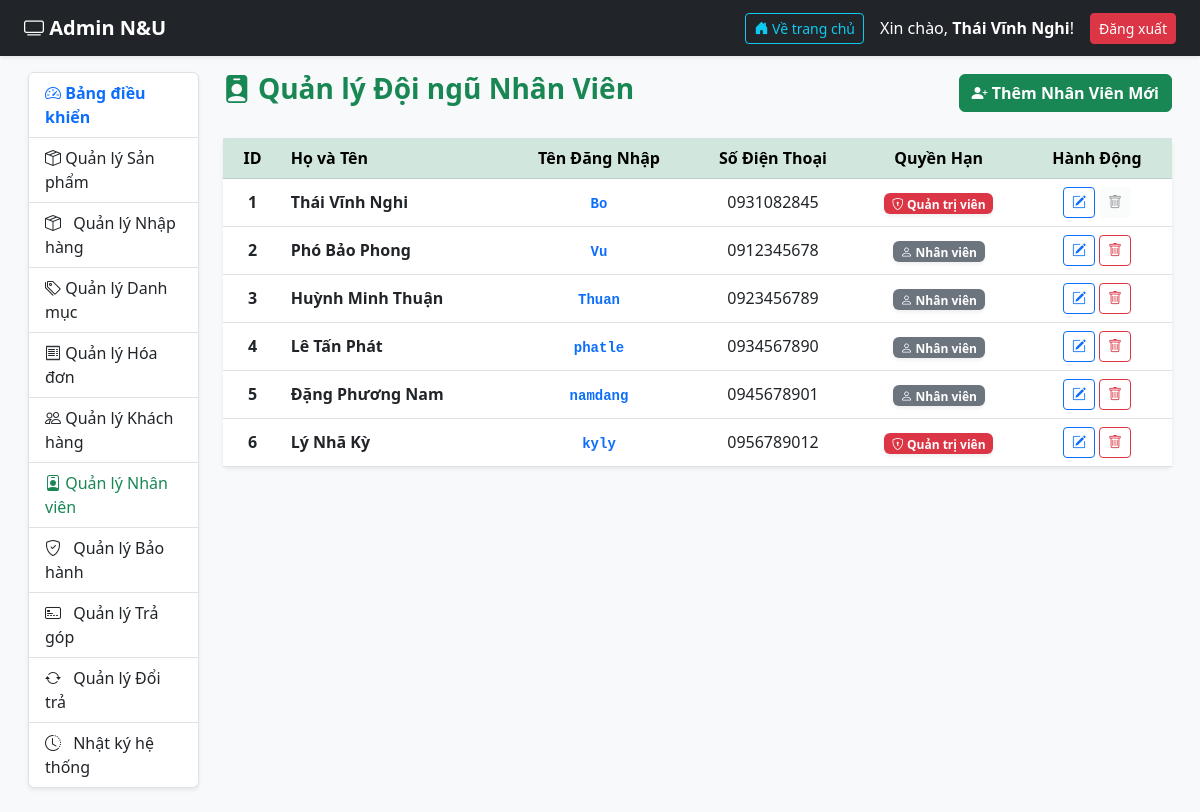
Screenshot of /admin/nhan_vien.php (signed in) with the database file from the repository.
### tables this page shows
CREATE TABLE `nhanvien` (
  `ID` int(11) NOT NULL,
  `HoVaTen` varchar(255) DEFAULT NULL,
  `DienThoai` varchar(20) DEFAULT NULL,
  `DiaChi` varchar(255) DEFAULT NULL,
  `TenDangNhap` varchar(50) DEFAULT NULL,
  `MatKhau` varchar(50) DEFAULT NULL,
  `QuyenHan` int(11) DEFAULT NULL
);

### admin/nhan_vien.php (the view, shortened to what this page needs)
<?php
require_once '../connect.php';
$sql = "SELECT * FROM nhanvien ORDER BY ID ASC";
$result = $conn->query($sql);
require_once 'header.php';
require_once 'sidebar.php';
?>
<div class="col-md-9 col-lg-10 mb-5">
    <div class="d-flex justify-content-between align-items-center mb-4">
        <h3 class="text-success fw-bold"><i class="bi bi-person-badge-fill"></i> Quản lý Đội ngũ Nhân Viên</h3>
        <a href="nhan_vien_them.php" class="btn btn-success fw-bold">
            <i class="bi bi-person-plus-fill"></i> Thêm Nhân Viên Mới
        </a>
    </div>
    <div class="card shadow-sm border-0">
        <div class="card-body p-0">
            <div class="table-responsive">
                <table class="table table-hover align-middle text-center mb-0">
                    <thead class="table-success">
                        <tr>
                            <th width="60">ID</th>
                            <th class="text-start">Họ và Tên</th>
                            <th>Tên Đăng Nhập</th>
                            <th>Số Điện Thoại</th>
                            <th>Quyền Hạn</th>
                            <th width="150">Hành Động</th>
                        </tr>
                    </thead>
                    <tbody>
                        <?php if ($result->num_rows > 0): ?>
                            <?php while ($row = $result->fetch_assoc()): ?>
                                <?php
                                    $quyenBadge = ($row['QuyenHan'] == 1)
                                        ? '<span class="badge bg-danger shadow-sm"><i class="bi bi-shield-lock"></i> Quản trị viên</span>'
                                        : '<span class="badge bg-secondary shadow-sm"><i class="bi bi-person"></i> Nhân viên</span>';
                                ?>
                                <tr>
                                    <td class="fw-bold"><?php echo $row['ID']; ?></td>
                                    <td class="text-start fw-bold text-dark"><?php echo htmlspecialchars($row['HoVaTen']); ?></td>
                                    <td><code class="text-primary fw-bold"><?php echo htmlspecialchars($row['TenDangNhap']); ?></code></td>
                                    <td><?php echo htmlspecialchars($row['DienThoai']); ?></td>
                                    <td><?php echo $quyenBadge; ?></td>
                                    <td>
                                        <a href="nhan_vien_sua.php?id=<?php echo $row['ID']; ?>" class="btn btn-sm btn-outline-primary" title="Sửa thông tin">
                                            <i class="bi bi-pencil-square"></i>
                                        </a>
                                        <?php if($row['ID'] != $_SESSION['nhanvien_id']): ?>
                                            <a href="nhan_vien_xoa.php?id=<?php echo $row['ID']; ?>" class="btn btn-sm btn-outline-danger" title="Xóa nhân viên" onclick="return confirm('Bạn có chắc muốn xóa nhân viên này?')">
                                                <i class="bi bi-trash"></i>
                                            </a>
                                        <?php else: ?>
                                            <button class="btn btn-sm btn-light text-muted" disabled title="Bạn không thể tự xóa chính mình"><i class="bi bi-trash"></i></button>
                                        <?php endif; ?>
                                    </td>
                                </tr>
                            <?php endwhile; ?>
                        <?php else: ?>
                            <tr>
                                <td colspan="6" class="text-center text-muted py-4">Chưa có nhân viên nào trong danh sách!</td>
                            </tr>
                        <?php endif; ?>
                    </tbody>
                </table>
            </div>
        </div>
    </div>
</div>
<?php
require_once 'footer.php';
?>

### rows the page displays
nhanvien: ID "1", HoVaTen "Thái Vĩnh Nghi", TenDangNhap "Bo", DienThoai "0931082845", QuyenHan 1 (drawn)
nhanvien: ID "2", HoVaTen "Phó Bảo Phong", TenDangNhap "Vu", DienThoai "0912345678", QuyenHan 0 (drawn)
nhanvien: ID "3", HoVaTen "Huỳnh Minh Thuận", TenDangNhap "Thuan", DienThoai "0923456789", QuyenHan 0 (drawn)
nhanvien: ID "4", HoVaTen "Lê Tấn Phát", TenDangNhap "phatle", DienThoai "0934567890", QuyenHan 0 (drawn)
nhanvien: ID "5", HoVaTen "Đặng Phương Nam", TenDangNhap "namdang", DienThoai "0945678901", QuyenHan 0 (drawn)
nhanvien: ID "6", HoVaTen "Lý Nhã Kỳ", TenDangNhap "kyly", DienThoai "0956789012", QuyenHan 1 (drawn)

### other values shown
$_SESSION['ho_ten'] "Thái Vĩnh Nghi"
